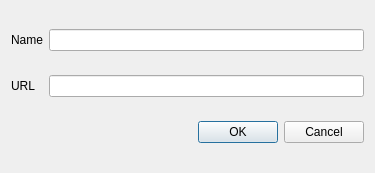
<?xml version="1.0" encoding="UTF-8"?>
<ui version="4.0">
 <class>QgsSOSConnectionDialogBase</class>
 <widget class="QDialog" name="QgsSOSConnectionDialogBase">
  <property name="geometry">
   <rect>
    <x>0</x>
    <y>0</y>
    <width>375</width>
    <height>173</height>
   </rect>
  </property>
  <property name="windowTitle">
   <string>SOS connection</string>
  </property>
  <layout class="QGridLayout" name="gridLayout">
   <item row="0" column="0">
    <widget class="QLabel" name="mNameLabel">
     <property name="text">
      <string>Name</string>
     </property>
    </widget>
   </item>
   <item row="0" column="1">
    <widget class="QLineEdit" name="mNameLineEdit"/>
   </item>
   <item row="1" column="0">
    <widget class="QLabel" name="mUrlLineEdit_2">
     <property name="text">
      <string>URL</string>
     </property>
    </widget>
   </item>
   <item row="1" column="1">
    <widget class="QLineEdit" name="mUrlLineEdit"/>
   </item>
   <item row="2" column="0" colspan="2">
    <widget class="QDialogButtonBox" name="buttonBox">
     <property name="orientation">
      <enum>Qt::Horizontal</enum>
     </property>
     <property name="standardButtons">
      <set>QDialogButtonBox::Cancel|QDialogButtonBox::Ok</set>
     </property>
    </widget>
   </item>
  </layout>
 </widget>
 <resources/>
 <connections>
  <connection>
   <sender>buttonBox</sender>
   <signal>accepted()</signal>
   <receiver>QgsSOSConnectionDialogBase</receiver>
   <slot>accept()</slot>
   <hints>
    <hint type="sourcelabel">
     <x>248</x>
     <y>254</y>
    </hint>
    <hint type="destinationlabel">
     <x>157</x>
     <y>274</y>
    </hint>
   </hints>
  </connection>
  <connection>
   <sender>buttonBox</sender>
   <signal>rejected()</signal>
   <receiver>QgsSOSConnectionDialogBase</receiver>
   <slot>reject()</slot>
   <hints>
    <hint type="sourcelabel">
     <x>316</x>
     <y>260</y>
    </hint>
    <hint type="destinationlabel">
     <x>286</x>
     <y>274</y>
    </hint>
   </hints>
  </connection>
 </connections>
</ui>
